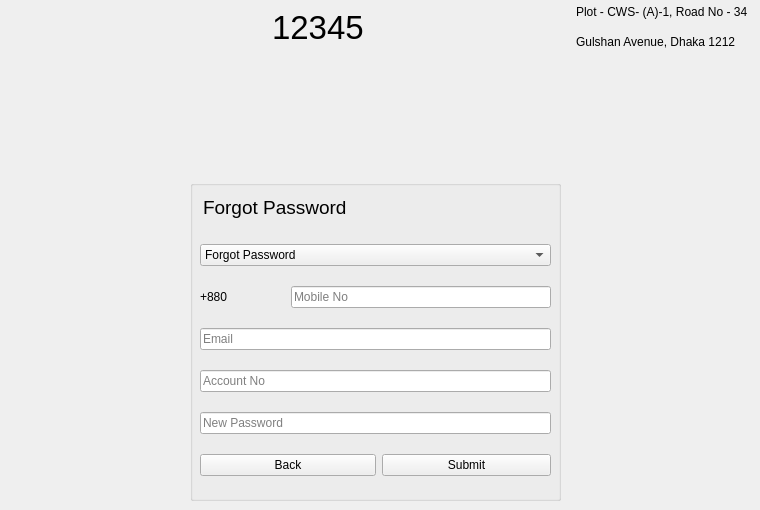
    <widget class="QWidget" name="forget_page">
     <widget class="QGroupBox" name="forget_container">
      <property name="geometry">
       <rect>
        <x>190</x>
        <y>180</y>
        <width>371</width>
        <height>321</height>
       </rect>
      </property>
      <property name="title">
       <string/>
      </property>
      <widget class="QLabel" name="forget_label">
       <property name="geometry">
        <rect>
         <x>13</x>
         <y>16</y>
         <width>249</width>
         <height>22</height>
        </rect>
       </property>
       <property name="font">
        <font>
         <pointsize>14</pointsize>
        </font>
       </property>
       <property name="text">
        <string>Forgot Password</string>
       </property>
      </widget>
      <widget class="QWidget" name="layoutWidget">
       <property name="geometry">
        <rect>
         <x>10</x>
         <y>50</y>
         <width>351</width>
         <height>261</height>
        </rect>
       </property>
       <layout class="QGridLayout" name="gridLayout_28">
        <item row="2" column="0" colspan="4">
         <widget class="QLineEdit" name="forget_email_input">
          <property name="placeholderText">
           <string>Email</string>
          </property>
         </widget>
        </item>
        <item row="1" column="1" colspan="3">
         <widget class="QLineEdit" name="forget_mobile_no_input">
          <property name="placeholderText">
           <string>Mobile No</string>
          </property>
         </widget>
        </item>
        <item row="1" column="0">
         <widget class="QLabel" name="forget_mobile_code">
          <property name="text">
           <string>+880</string>
          </property>
         </widget>
        </item>
        <item row="3" column="0" colspan="4">
         <widget class="QLineEdit" name="forget_account_no">
          <property name="placeholderText">
           <string>Account No</string>
          </property>
         </widget>
        </item>
        <item row="4" column="0" colspan="4">
         <widget class="QLineEdit" name="forget_new">
          <property name="placeholderText">
           <string>New Password</string>
          </property>
         </widget>
        </item>
        <item row="0" column="0" colspan="4">
         <widget class="QComboBox" name="forget_select_type">
          <property name="enabled">
           <bool>true</bool>
          </property>
          <property name="font">
           <font>
            <weight>50</weight>
            <bold>false</bold>
           </font>
          </property>
          <property name="mouseTracking">
           <bool>false</bool>
          </property>
          <property name="focusPolicy">
           <enum>Qt::WheelFocus</enum>
          </property>
          <property name="contextMenuPolicy">
           <enum>Qt::DefaultContextMenu</enum>
          </property>
          <property name="autoFillBackground">
           <bool>false</bool>
          </property>
          <item>
           <property name="text">
            <string>Forgot Password</string>
           </property>
          </item>
          <item>
           <property name="text">
            <string>Forgot Account Number</string>
           </property>
          </item>
          <item>
           <property name="text">
            <string>Forget Both Username and Password</string>
           </property>
          </item>
         </widget>
        </item>
        <item row="5" column="2" colspan="2">
         <widget class="QPushButton" name="forget_submit_button">
          <property name="sizePolicy">
           <sizepolicy hsizetype="Ignored" vsizetype="Fixed">
            <horstretch>0</horstretch>
            <verstretch>0</verstretch>
           </sizepolicy>
          </property>
          <property name="sizeIncrement">
           <size>
            <width>0</width>
            <height>0</height>
           </size>
          </property>
          <property name="text">
           <string>Submit</string>
          </property>
         </widget>
        </item>
        <item row="5" column="0" colspan="2">
         <widget class="QPushButton" name="forget_back_button">
          <property name="sizePolicy">
           <sizepolicy hsizetype="Minimum" vsizetype="Fixed">
            <horstretch>0</horstretch>
            <verstretch>0</verstretch>
           </sizepolicy>
          </property>
          <property name="sizeIncrement">
           <size>
            <width>0</width>
            <height>0</height>
           </size>
          </property>
          <property name="text">
           <string>Back</string>
          </property>
         </widget>
        </item>
       </layout>
      </widget>
     </widget>
     <widget class="QWidget" name="layoutWidget_13">
      <property name="geometry">
       <rect>
        <x>40</x>
        <y>0</y>
        <width>711</width>
        <height>54</height>
       </rect>
      </property>
      <layout class="QGridLayout" name="gridLayout_23">
       <item row="1" column="0">
        <widget class="QLabel" name="login_bank_logo_2">
         <property name="text">
          <string/>
         </property>
         <property name="pixmap">
          <pixmap resource="resources.qrc">:/image/images/logo.jpeg</pixmap>
         </property>
        </widget>
       </item>
       <item row="1" column="4">
        <layout class="QVBoxLayout" name="verticalLayout_8">
         <item>
          <widget class="QLabel" name="login_address_label1_2">
           <property name="text">
            <string>Plot - CWS- (A)-1, Road No - 34 </string>
           </property>
          </widget>
         </item>
         <item>
          <widget class="QLabel" name="login_address_label2_2">
           <property name="text">
            <string>Gulshan Avenue, Dhaka 1212</string>
           </property>
          </widget>
         </item>
        </layout>
       </item>
       <item row="1" column="2">
        <layout class="QHBoxLayout" name="horizontalLayout_23">
         <item>
          <widget class="QLabel" name="login_support_logo_2">
           <property name="text">
            <string/>
           </property>
           <property name="pixmap">
            <pixmap resource="resources.qrc">:/image/images/support_icon.jpeg</pixmap>
           </property>
           <property name="scaledContents">
            <bool>true</bool>
           </property>
          </widget>
         </item>
         <item>
          <widget class="QLabel" name="label_34">
           <property name="font">
            <font>
             <pointsize>25</pointsize>
            </font>
           </property>
           <property name="text">
            <string>12345</string>
           </property>
          </widget>
         </item>
        </layout>
       </item>
       <item row="1" column="1">
        <spacer name="horizontalSpacer_18">
         <property name="orientation">
          <enum>Qt::Horizontal</enum>
         </property>
         <property name="sizeHint" stdset="0">
          <size>
           <width>40</width>
           <height>20</height>
          </size>
         </property>
        </spacer>
       </item>
       <item row="1" column="3">
        <spacer name="horizontalSpacer_19">
         <property name="orientation">
          <enum>Qt::Horizontal</enum>
         </property>
         <property name="sizeHint" stdset="0">
          <size>
           <width>40</width>
           <height>20</height>
          </size>
         </property>
        </spacer>
       </item>
      </layout>
     </widget>
    </widget>
